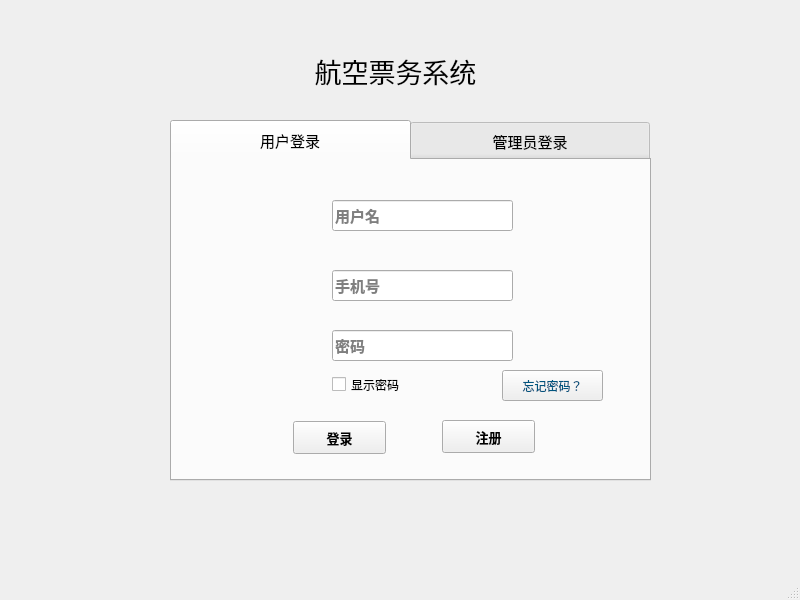
<?xml version="1.0" encoding="UTF-8"?>
<ui version="4.0">
 <class>login</class>
 <widget class="QMainWindow" name="login">
  <property name="geometry">
   <rect>
    <x>0</x>
    <y>0</y>
    <width>800</width>
    <height>600</height>
   </rect>
  </property>
  <property name="minimumSize">
   <size>
    <width>12</width>
    <height>6</height>
   </size>
  </property>
  <property name="font">
   <font>
    <pointsize>11</pointsize>
   </font>
  </property>
  <property name="windowTitle">
   <string>航空票务系统-登录</string>
  </property>
  <property name="windowIcon">
   <iconset resource="image.qrc">
    <normaloff>:/new/prefix2/image/planeicon.png</normaloff>:/new/prefix2/image/planeicon.png</iconset>
  </property>
  <property name="accessibleName">
   <string>&lt;html&gt;&lt;head/&gt;&lt;body&gt;&lt;p&gt;哈哈哈哈&lt;/p&gt;&lt;/body&gt;&lt;/html&gt;</string>
  </property>
  <widget class="QWidget" name="centralwidget">
   <widget class="QTabWidget" name="tabWidget">
    <property name="geometry">
     <rect>
      <x>170</x>
      <y>120</y>
      <width>481</width>
      <height>361</height>
     </rect>
    </property>
    <property name="styleSheet">
     <string notr="true">QTabBar::tab{
 width:240px;
height:40px;
}</string>
    </property>
    <property name="currentIndex">
     <number>0</number>
    </property>
    <widget class="QWidget" name="tab">
     <attribute name="title">
      <string>用户登录</string>
     </attribute>
     <widget class="QLabel" name="label">
      <property name="geometry">
       <rect>
        <x>90</x>
        <y>30</y>
        <width>51</width>
        <height>51</height>
       </rect>
      </property>
      <property name="styleSheet">
       <string notr="true">background-image: url(:/new/prefix1/image/user.png);</string>
      </property>
      <property name="text">
       <string/>
      </property>
     </widget>
     <widget class="QLineEdit" name="phone">
      <property name="geometry">
       <rect>
        <x>160</x>
        <y>110</y>
        <width>181</width>
        <height>31</height>
       </rect>
      </property>
      <property name="font">
       <font>
        <family>华文宋体</family>
        <pointsize>11</pointsize>
        <bold>true</bold>
       </font>
      </property>
      <property name="text">
       <string/>
      </property>
      <property name="placeholderText">
       <string>手机号</string>
      </property>
     </widget>
     <widget class="QLabel" name="label_2">
      <property name="geometry">
       <rect>
        <x>90</x>
        <y>160</y>
        <width>51</width>
        <height>41</height>
       </rect>
      </property>
      <property name="styleSheet">
       <string notr="true">background-image: url(:/new/prefix1/image/pas.jpg);</string>
      </property>
      <property name="text">
       <string/>
      </property>
     </widget>
     <widget class="QLineEdit" name="password">
      <property name="geometry">
       <rect>
        <x>160</x>
        <y>170</y>
        <width>181</width>
        <height>31</height>
       </rect>
      </property>
      <property name="font">
       <font>
        <family>华文宋体</family>
        <pointsize>11</pointsize>
        <bold>true</bold>
       </font>
      </property>
      <property name="text">
       <string/>
      </property>
      <property name="echoMode">
       <enum>QLineEdit::EchoMode::Password</enum>
      </property>
      <property name="placeholderText">
       <string>密码</string>
      </property>
     </widget>
     <widget class="QPushButton" name="pushButton_4">
      <property name="geometry">
       <rect>
        <x>330</x>
        <y>210</y>
        <width>101</width>
        <height>31</height>
       </rect>
      </property>
      <property name="styleSheet">
       <string notr="true">color: rgb(0, 85, 127);</string>
      </property>
      <property name="text">
       <string>忘记密码？</string>
      </property>
     </widget>
     <widget class="QPushButton" name="pushButton">
      <property name="geometry">
       <rect>
        <x>121</x>
        <y>261</y>
        <width>93</width>
        <height>33</height>
       </rect>
      </property>
      <property name="font">
       <font>
        <pointsize>10</pointsize>
        <bold>true</bold>
       </font>
      </property>
      <property name="text">
       <string>登录</string>
      </property>
     </widget>
     <widget class="QPushButton" name="pushButton_2">
      <property name="geometry">
       <rect>
        <x>270</x>
        <y>260</y>
        <width>93</width>
        <height>33</height>
       </rect>
      </property>
      <property name="font">
       <font>
        <pointsize>10</pointsize>
        <bold>true</bold>
       </font>
      </property>
      <property name="text">
       <string>注册</string>
      </property>
     </widget>
     <widget class="QLabel" name="label_6">
      <property name="geometry">
       <rect>
        <x>-30</x>
        <y>-20</y>
        <width>541</width>
        <height>361</height>
       </rect>
      </property>
      <property name="font">
       <font>
        <family>华文宋体</family>
        <pointsize>11</pointsize>
        <bold>true</bold>
       </font>
      </property>
      <property name="styleSheet">
       <string notr="true">image: url(:/new/prefix1/image/background.png);</string>
      </property>
      <property name="text">
       <string/>
      </property>
     </widget>
     <widget class="QLineEdit" name="name">
      <property name="geometry">
       <rect>
        <x>160</x>
        <y>40</y>
        <width>181</width>
        <height>31</height>
       </rect>
      </property>
      <property name="font">
       <font>
        <family>华文宋体</family>
        <pointsize>11</pointsize>
        <bold>true</bold>
       </font>
      </property>
      <property name="placeholderText">
       <string>用户名</string>
      </property>
     </widget>
     <widget class="QLabel" name="label_8">
      <property name="geometry">
       <rect>
        <x>90</x>
        <y>90</y>
        <width>51</width>
        <height>51</height>
       </rect>
      </property>
      <property name="styleSheet">
       <string notr="true">image: url(:/new/prefix1/image/phone.jpg);</string>
      </property>
      <property name="text">
       <string/>
      </property>
     </widget>
     <widget class="QCheckBox" name="userPwdVisCheck">
      <property name="geometry">
       <rect>
        <x>160</x>
        <y>210</y>
        <width>112</width>
        <height>29</height>
       </rect>
      </property>
      <property name="text">
       <string>显示密码</string>
      </property>
     </widget>
     <zorder>label_6</zorder>
     <zorder>label</zorder>
     <zorder>phone</zorder>
     <zorder>label_2</zorder>
     <zorder>password</zorder>
     <zorder>pushButton_4</zorder>
     <zorder>pushButton</zorder>
     <zorder>pushButton_2</zorder>
     <zorder>name</zorder>
     <zorder>label_8</zorder>
     <zorder>userPwdVisCheck</zorder>
    </widget>
    <widget class="QWidget" name="tab_2">
     <attribute name="title">
      <string>管理员登录</string>
     </attribute>
     <widget class="QLabel" name="label_3">
      <property name="geometry">
       <rect>
        <x>90</x>
        <y>160</y>
        <width>51</width>
        <height>41</height>
       </rect>
      </property>
      <property name="styleSheet">
       <string notr="true">background-image: url(:/new/prefix1/image/pas.jpg);</string>
      </property>
      <property name="text">
       <string/>
      </property>
     </widget>
     <widget class="QLabel" name="label_5">
      <property name="geometry">
       <rect>
        <x>90</x>
        <y>30</y>
        <width>51</width>
        <height>51</height>
       </rect>
      </property>
      <property name="styleSheet">
       <string notr="true">background-image: url(:/new/prefix1/image/user.png);</string>
      </property>
      <property name="text">
       <string/>
      </property>
     </widget>
     <widget class="QLineEdit" name="admin_phone">
      <property name="geometry">
       <rect>
        <x>160</x>
        <y>110</y>
        <width>181</width>
        <height>31</height>
       </rect>
      </property>
      <property name="font">
       <font>
        <family>华文宋体</family>
        <pointsize>11</pointsize>
        <bold>true</bold>
       </font>
      </property>
      <property name="placeholderText">
       <string>管理员手机号</string>
      </property>
     </widget>
     <widget class="QLineEdit" name="admin_passward">
      <property name="geometry">
       <rect>
        <x>160</x>
        <y>170</y>
        <width>181</width>
        <height>31</height>
       </rect>
      </property>
      <property name="font">
       <font>
        <family>华文宋体</family>
        <pointsize>11</pointsize>
        <bold>true</bold>
       </font>
      </property>
      <property name="echoMode">
       <enum>QLineEdit::EchoMode::Password</enum>
      </property>
      <property name="placeholderText">
       <string>密码</string>
      </property>
     </widget>
     <widget class="QPushButton" name="pushButton_7">
      <property name="geometry">
       <rect>
        <x>330</x>
        <y>210</y>
        <width>101</width>
        <height>31</height>
       </rect>
      </property>
      <property name="styleSheet">
       <string notr="true">color: rgb(0, 85, 127);</string>
      </property>
      <property name="text">
       <string>忘记密码？</string>
      </property>
     </widget>
     <widget class="QLabel" name="label_7">
      <property name="geometry">
       <rect>
        <x>-30</x>
        <y>-20</y>
        <width>551</width>
        <height>351</height>
       </rect>
      </property>
      <property name="styleSheet">
       <string notr="true">image: url(:/new/prefix1/image/background.png);</string>
      </property>
      <property name="text">
       <string/>
      </property>
     </widget>
     <widget class="QLineEdit" name="admin_name">
      <property name="geometry">
       <rect>
        <x>160</x>
        <y>40</y>
        <width>181</width>
        <height>31</height>
       </rect>
      </property>
      <property name="font">
       <font>
        <family>华文宋体</family>
        <pointsize>11</pointsize>
        <bold>true</bold>
       </font>
      </property>
      <property name="placeholderText">
       <string>用户名</string>
      </property>
     </widget>
     <widget class="QLabel" name="label_9">
      <property name="geometry">
       <rect>
        <x>90</x>
        <y>90</y>
        <width>51</width>
        <height>51</height>
       </rect>
      </property>
      <property name="styleSheet">
       <string notr="true">image: url(:/new/prefix1/image/phone.jpg);</string>
      </property>
      <property name="text">
       <string/>
      </property>
     </widget>
     <widget class="QPushButton" name="adminLoginBtn">
      <property name="geometry">
       <rect>
        <x>160</x>
        <y>260</y>
        <width>161</width>
        <height>31</height>
       </rect>
      </property>
      <property name="text">
       <string>登录</string>
      </property>
     </widget>
     <widget class="QCheckBox" name="adminPwdVisCheck">
      <property name="geometry">
       <rect>
        <x>160</x>
        <y>210</y>
        <width>112</width>
        <height>29</height>
       </rect>
      </property>
      <property name="text">
       <string>显示密码</string>
      </property>
     </widget>
     <zorder>label_7</zorder>
     <zorder>label_3</zorder>
     <zorder>label_5</zorder>
     <zorder>admin_phone</zorder>
     <zorder>admin_passward</zorder>
     <zorder>pushButton_7</zorder>
     <zorder>admin_name</zorder>
     <zorder>label_9</zorder>
     <zorder>adminLoginBtn</zorder>
     <zorder>adminPwdVisCheck</zorder>
    </widget>
   </widget>
   <widget class="QLabel" name="label_4">
    <property name="geometry">
     <rect>
      <x>0</x>
      <y>0</y>
      <width>801</width>
      <height>561</height>
     </rect>
    </property>
    <property name="font">
     <font>
      <family>华文宋体</family>
      <pointsize>11</pointsize>
      <bold>true</bold>
     </font>
    </property>
    <property name="styleSheet">
     <string notr="true">image: url(:/new/prefix1/image/background.png);</string>
    </property>
    <property name="text">
     <string/>
    </property>
   </widget>
   <widget class="QLabel" name="label_10">
    <property name="geometry">
     <rect>
      <x>220</x>
      <y>40</y>
      <width>351</width>
      <height>61</height>
     </rect>
    </property>
    <property name="font">
     <font>
      <pointsize>20</pointsize>
     </font>
    </property>
    <property name="text">
     <string>航空票务系统</string>
    </property>
    <property name="alignment">
     <set>Qt::AlignmentFlag::AlignCenter</set>
    </property>
   </widget>
   <zorder>label_4</zorder>
   <zorder>tabWidget</zorder>
   <zorder>label_10</zorder>
  </widget>
  <widget class="QMenuBar" name="menubar">
   <property name="geometry">
    <rect>
     <x>0</x>
     <y>0</y>
     <width>800</width>
     <height>26</height>
    </rect>
   </property>
  </widget>
  <widget class="QStatusBar" name="statusbar"/>
 </widget>
 <resources>
  <include location="image.qrc"/>
 </resources>
 <connections/>
</ui>
